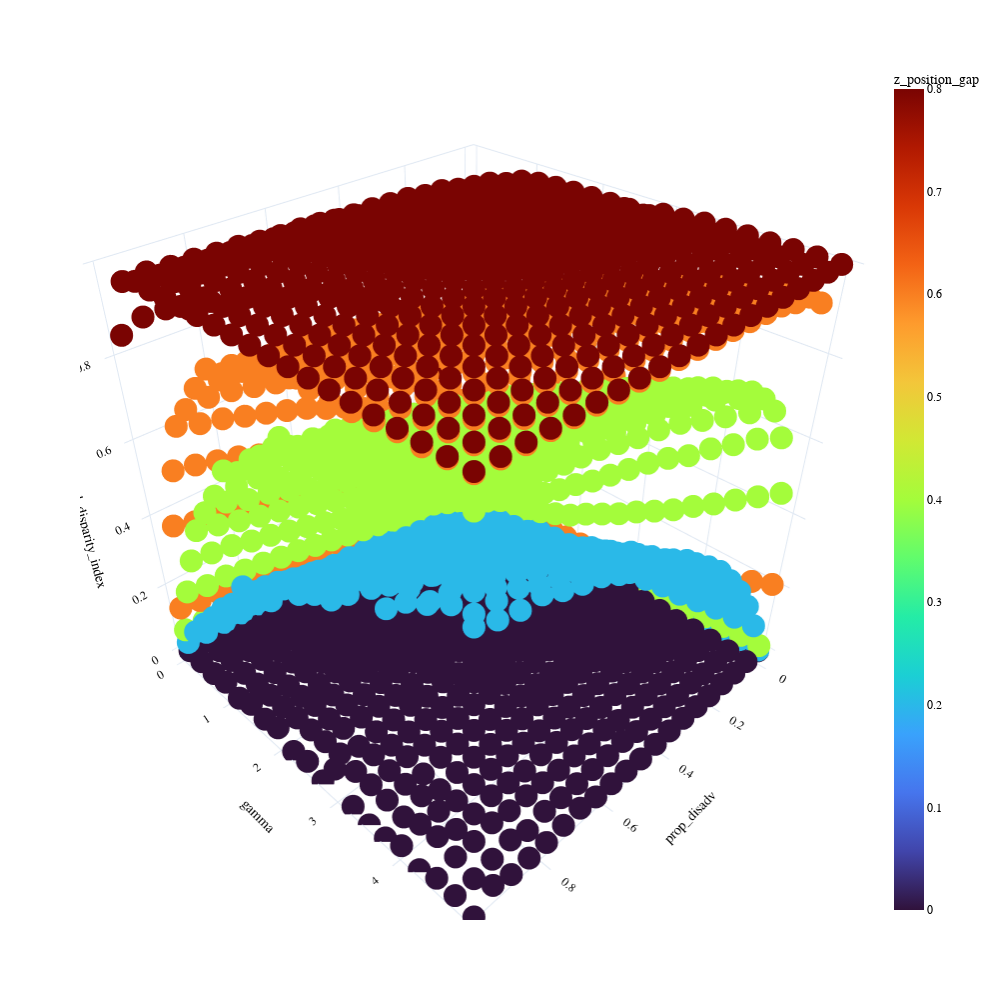

Notebook code cell kept with this figure:
### Code cell
from core.visualization.base_plots import create_3d_scatter
import plotly.express as px

# plot_df = simulation_results[simulation_results['min_rate']==150]
plot_df = simulation_results[simulation_results['min_rate']==0]

fig = create_3d_scatter(plot_df, 
                  x_col='prop_disadv',
                  y_col='gamma',
                  z_col='normalized_disparity_index',
                  color_col='z_position_gap',
                  color_continuous_scale='Turbo',
                  hover_data=plot_df.columns.tolist(),
                  height=1000,
                  width=1000
                  )

fig.update_layout(
    scene=dict(
        zaxis=dict(range=[min(plot_df['normalized_disparity_index']), 1])
    )
)

fig.show()

### Figure 1 — Plotly figure (JSON) as saved in the notebook; plotly's stock layout.template omitted (floating-point values rounded to 4 significant figures; data arrays with more than 128 entries replaced by an {"elided": "..."} marker saying what was removed)
{"data": [{"customdata": {"elided": "2000x21 mixed values"}, "hovertemplate": "prop_disadv=%{x}<br>gamma=%{y}<br>normalized_disparity_index=%{z}<br>p=%{customdata[0]}<br>mu_disadv=%{customdata[1]}<br>z_position_gap=%{marker.color}<br>c_disadv=%{customdata[3]}<br>c_adv=%{customdata[4]}<br>sample_size=%{customdata[5]}<br>normalized=%{customdata[6]}<br>target_avg_rate=%{customdata[7]}<br>min_rate=%{customdata[8]}<br>pop_avg=%{customdata[9]}<br>rate_adv=%{customdata[10]}<br>rate_disadv=%{customdata[11]}<br>rate_difference=%{customdata[12]}<br>disparity_ratio=%{customdata[13]}<br>odds_ratio=%{customdata[14]}<br>disadv_delta_from_avg=%{customdata[15]}<br>adv_delta_from_avg=%{customdata[16]}<br>disadv_delta_from_avg_percent=%{customdata[17]}<br>adv_delta_from_avg_percent=%{customdata[18]}<br>disparity_ratio_rounded=%{customdata[19]}<br>disparity_ratio_label=%{customdata[20]}<extra></extra>", "legendgroup": "", "marker": {"color": {"elided": "2000 float values"}, "coloraxis": "coloraxis", "symbol": "circle"}, "mode": "markers", "name": "", "scene": "scene", "showlegend": false, "type": "scatter3d", "x": {"elided": "2000 float values"}, "y": {"elided": "2000 float values"}, "z": {"elided": "2000 float values"}}], "layout": {"coloraxis": {"colorbar": {"title": {"text": "z_position_gap"}}, "colorscale": [[0, "#30123b"], [0.07143, "#4145ab"], [0.1429, "#4675ed"], [0.2143, "#39a2fc"], [0.2857, "#1bcfd4"], [0.3571, "#24eca6"], [0.4286, "#61fc6c"], [0.5, "#a4fc3b"], [0.5714, "#d1e834"], [0.6429, "#f3c63a"], [0.7143, "#fe9b2d"], [0.7857, "#f36315"], [0.8571, "#d93806"], [0.9286, "#b11901"], [1, "#7a0402"]]}, "font": {"color": "black", "family": "Times New Roman", "size": 12}, "height": 1000, "legend": {"orientation": "h", "title": {"font": {"size": 12}, "side": "top"}, "tracegroupgap": 0, "x": 0.5, "xanchor": "center", "y": -0.2, "yanchor": "bottom"}, "margin": {"t": 60}, "paper_bgcolor": "rgba(0,0,0,0)", "plot_bgcolor": "rgba(0,0,0,0)", "scene": {"domain": {"x": [0, 1], "y": [0, 1]}, "xaxis": {"title": {"text": "prop_disadv"}}, "yaxis": {"title": {"text": "gamma"}}, "zaxis": {"range": [-0.04124, 1], "title": {"text": "normalized_disparity_index"}}}, "title": {"font": {"size": 16}, "x": 0.5, "xanchor": "center"}, "width": 1000}}
